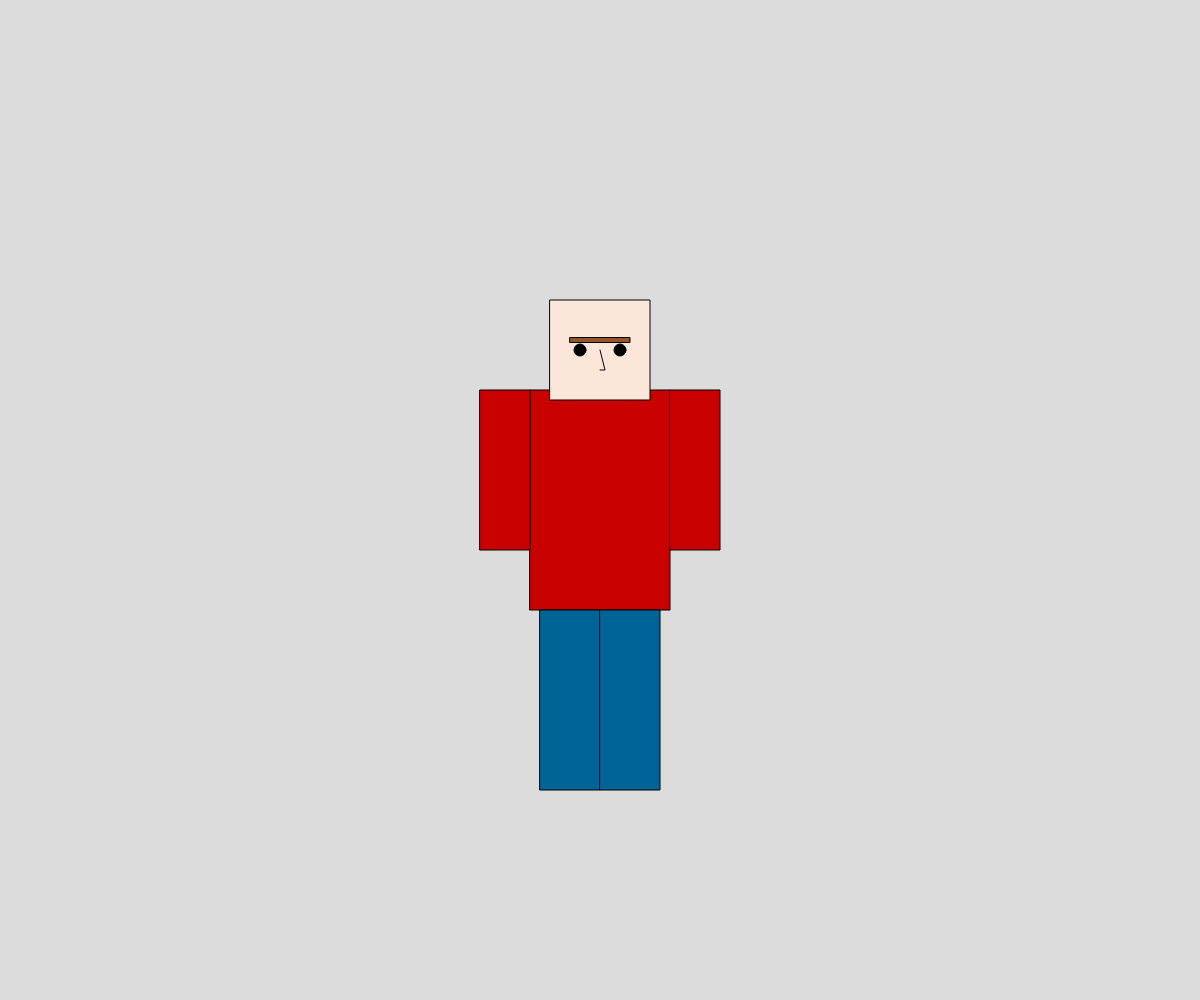
Frame 1 (no input)
Frame 60 (no input): identical to frame 1, image omitted
Frame 120 (the mouse pressed at the canvas centre since frame 60): identical to frame 1, image omitted

The p5.js sketch that drew this single still picture (run headless with seeded random() and noise() and a simulated clock; from frame 60 on, the mouse is pressed at the canvas centre):

// p5.js sketch
// ── sketch.js
let centerX;
let centerY;

function setup() {
  createCanvas(windowWidth, windowHeight);
  [centerX, centerY] = [width/2, height/2]
}

function draw() {
  background(220);

  let body = {
    width:140,
    height: 220,
  }

  // body
  fill(200, 0, 0) // make shirt red
  rectMode(CENTER);
  rect(centerX, centerY, body.width, body.height)

  //left arm
  rectMode(CORNERS)
  let leftArm = {
    X: centerX-body.width/2,
    Y: centerY-body.height/2,
    width: 50,
    height: 160,
  }

  rect(leftArm.X, leftArm.Y, leftArm.X - leftArm.width, leftArm.Y + leftArm.height)

  //right arm
  rectMode(CORNERS)
  let rightArm = {
    X: centerX+body.width/2,
    Y: centerY-body.height/2,
    width: 50,
    height: 160,
  }

  rect(rightArm.X, rightArm.Y, rightArm.X + rightArm.width, rightArm.Y + rightArm.height)

  //left leg
  fill(0, 100, 150)
  rectMode(CORNERS)
  let leftLeg = {
    X: centerX,
    Y: centerY+body.height/2,
    width: 60,
    height: 180,
  }

  rect(leftLeg.X, leftLeg.Y, leftLeg.X - leftLeg.width, leftLeg.Y + leftLeg.height)

  //right leg
  rectMode(CORNERS)
  let rightLeg = {
    X: centerX,
    Y: centerY+body.height/2,
    width: 60,
    height: 180,
  }

  rect(rightLeg.X, rightLeg.Y, rightLeg.X + rightLeg.width, rightLeg.Y + rightLeg.height)
  
  //head
  fill(250,231,218) //skin tone
  rectMode(CENTER)

  let head = {
    neckHeight: 40,
    X: centerX,
    Y: centerY-body.height/2,
    width: 100,
    height: 100,
  }

  rect(head.X, head.Y - head.neckHeight, 100, 100)

  //face

  fill(0, 0, 0)
  ellipseMode(RADIUS)
  let face = {
    centerX: head.X,
    centerY: head.Y - head.neckHeight,

    eyeDist: 20,
    eyeRad: 6,

    eyebrowOffset: 10,
    eyebrowWidth: 60,
    eyebrowHeight: 5,

    noseWidth: 5,
    noseHeight: 20,

    mouthOffset: 10,
    mouthwidth: 10,
  }

  ellipse(face.centerX - face.eyeDist, face.centerY, face.eyeRad, face.eyeRad)
  ellipse(face.centerX + face.eyeDist, face.centerY, face.eyeRad, face.eyeRad)

  fill (144,84,47)
  rectMode(CENTER)
  rect(head.X, face.centerY - face.eyebrowOffset, face.eyebrowWidth, face.eyebrowHeight)

  fill(0, 0, 0)
  noFill();
  beginShape();
  vertex(face.centerX, face.centerY);
  vertex(face.centerX + face.noseWidth, face.centerY + face.noseHeight);
  vertex(face.centerX, face.centerY + face.noseHeight);
  endShape();
}
